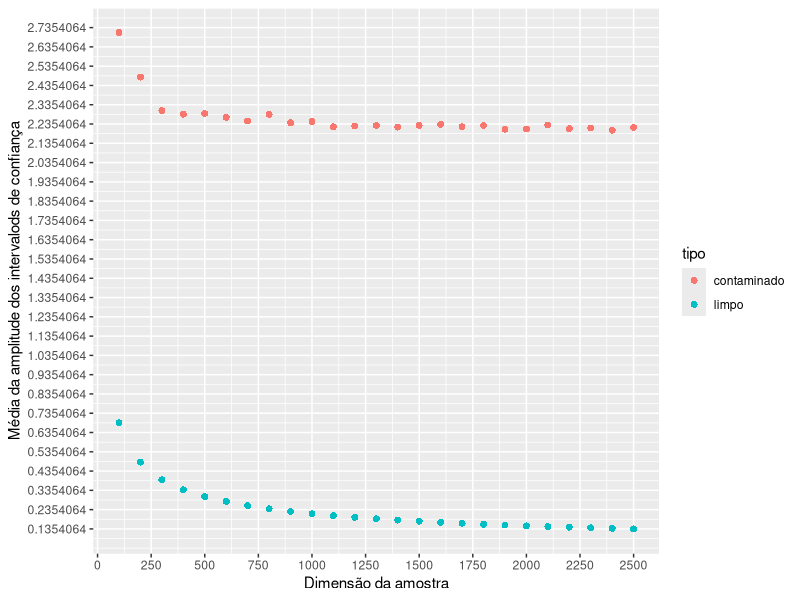

Source code (R):
#definir valores iniciais
seed = 57
nam = 950
lambda = 1.99
lambdac = 0.24
pc = 0.1
dim = 100
Z = 1.7
set.seed(seed)

#gerar os dados
for (i in 1:25){
  nc = pc * dim*i
  for(j in 1:nam){
    data <- rexp(dim*i,lambda)
    datac <- rexp(nc,lambdac)
    datac <- append(datac, data[1:(dim*i-nc)])
    if(j == 1){
      X <- mean(data)
      Xc <- mean(datac)
      int <- (1/X)*2*Z/sqrt(dim*i)
      intc <- (1/Xc)*2*Z/sd(datac)
    }else{
      X <- append(X,mean(data))
      Xc <- append(Xc,mean(datac))
      int <- append(int,(1/X)*2*Z/sqrt(dim*i))
      intc <- append(intc,(1/Xc)*2*qt((1+0.91)/2,dim*i-1)/sd(datac))
    }
  }
  if(i==1){
    meanint <- mean(int)
    meanintc <- mean(intc)
    x <- i*dim
  }else{
    meanint <- append(meanint,mean(int))
    meanintc <- append(meanintc,mean(intc))
    x <- append(x, i*dim)
  }
}

#fazer a data frame
tipo = c(rep("limpo",length(meanint)),rep("contaminado",length(meanintc)))
meanintall = c(meanint,meanintc)
data = data.frame(x,meanintall,tipo)

#plot do gráfico
library(ggplot2)
ggplot(data, aes(x = x, y=meanintall, group = tipo, color = tipo)) + 
  geom_point(shape = 16, size = 2) +
  scale_y_continuous(breaks = seq(min(meanintall), max(meanintall)+0.1, by = 0.1)) +
  scale_x_continuous(breaks = round(seq(min(x)-100, max(x), by = 250),1)) +
  labs(x = "Dimensão da amostra", y = "Média da amplitude dos intervalods de confiança") 

#limpar os dados
rm(list = ls())
